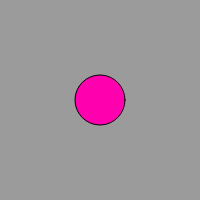
Frame 1 (no input)
Frame 60 (no input): identical to frame 1, image omitted
Frame 120 (the mouse pressed at the canvas centre since frame 60): identical to frame 1, image omitted

The p5.js sketch that drew this single still picture (run headless with seeded random() and noise() and a simulated clock; from frame 60 on, the mouse is pressed at the canvas centre):

// p5.js sketch
// ── sketch.js
let bgcolor;
let button;
let txt;

function setup() {
    canvas = createCanvas(200, 200);
    bgcolor = color(51);
    txt = createP("some p5 text");
    button = createButton("go");

    txt.style("background-color", "pink");
}


function draw() {
    background(155);
    fill(255, 0, 175);
    ellipse(100, 100, 50, 50);

}
